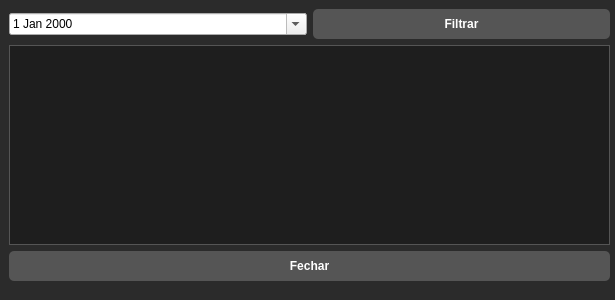
<?xml version="1.0" encoding="UTF-8"?>
<ui version="4.0">
 <class>Dialog</class>
 <widget class="QDialog" name="Dialog">
  <property name="geometry">
   <rect>
    <x>0</x>
    <y>0</y>
    <width>615</width>
    <height>300</height>
   </rect>
  </property>
  <property name="windowTitle">
   <string>Dialog</string>
  </property>
  <property name="styleSheet">
   <string notr="true">/* Fundo da janela */
QDialog {
    background-color: #2b2b2b;
}

/* Estilo da Tabela */
QTableWidget {
    background-color: #1e1e1e;
    color: #ffffff;
    gridline-color: #444444; /* Cor da linha divisória */
    border: 1px solid #555555;
    font-size: 13px;
}

/* Estilo do Cabeçalho da Tabela (Onde ficam os títulos das colunas) */
QHeaderView::section {
    background-color: #333333;
    color: #ffffff;
    font-weight: bold;
    border: 1px solid #444444;
    padding: 4px;
}

/* Estilo do Botão Fechar */
QPushButton {
    background-color: #555555; 
    color: white;
    border-radius: 5px;
    padding: 8px;
    font-weight: bold;
}
QPushButton:hover {
    background-color: #777777; 
}</string>
  </property>
  <widget class="QWidget" name="">
   <property name="geometry">
    <rect>
     <x>9</x>
     <y>9</y>
     <width>601</width>
     <height>272</height>
    </rect>
   </property>
   <layout class="QVBoxLayout" name="verticalLayout">
    <item>
     <layout class="QHBoxLayout" name="horizontalLayout">
      <item>
       <widget class="QDateEdit" name="data_filtro">
        <property name="calendarPopup">
         <bool>true</bool>
        </property>
       </widget>
      </item>
      <item>
       <widget class="QPushButton" name="btn_filtrar">
        <property name="text">
         <string>Filtrar</string>
        </property>
       </widget>
      </item>
     </layout>
    </item>
    <item>
     <widget class="QTableWidget" name="tabela_logs">
      <property name="styleSheet">
       <string notr="true"/>
      </property>
     </widget>
    </item>
    <item>
     <widget class="QPushButton" name="btn_fechar">
      <property name="text">
       <string>Fechar</string>
      </property>
     </widget>
    </item>
   </layout>
  </widget>
 </widget>
 <resources/>
 <connections/>
</ui>
